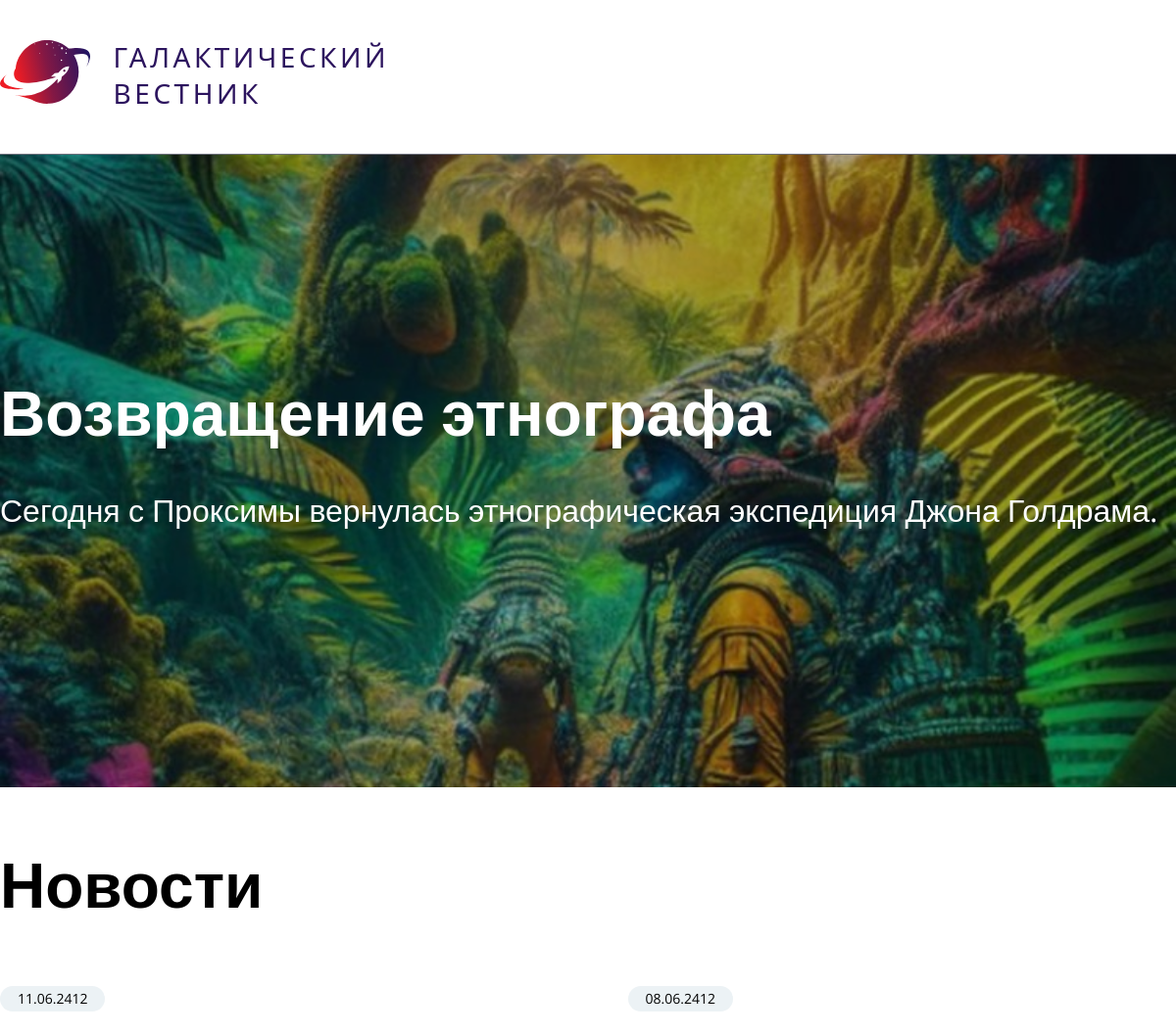
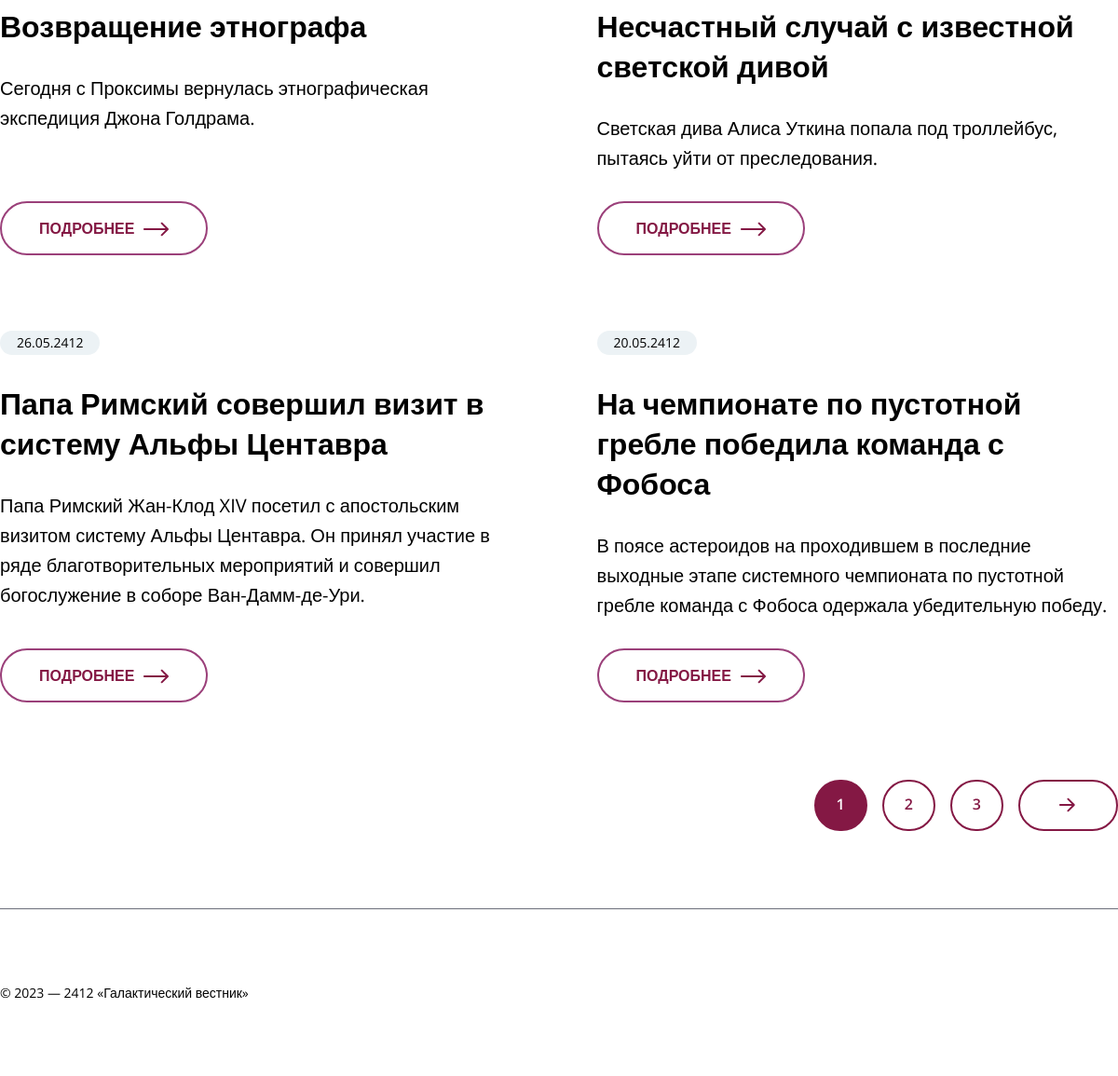
The page / on the database its author committed (2 pictures, top to bottom).
### tables this page shows
CREATE TABLE `news` (
  `id` int(11) unsigned NOT NULL AUTO_INCREMENT,
  `date` datetime NULL DEFAULT NULL,
  `title` varchar(250) NOT NULL DEFAULT '',
  `announce` text NULL DEFAULT NULL,
  `content` text NULL DEFAULT NULL,
  `image` varchar(250) NOT NULL DEFAULT '',
  PRIMARY KEY (`id`),
  KEY `id` (`id`),

  KEY `idx_news_date` (`date`));

### app/core/View.php (called while the page is built, shortened)
<?php
class View
{
    public function render(Page $page)
	{
		return $this->renderLayout($page, $this->renderView($page));
	}
	private function renderLayout(Page $page, $content)
	{
		$layoutPath = $_SERVER['DOCUMENT_ROOT'] . "/app/template/{$page->layout}.php";
		if (file_exists($layoutPath)) {
			return ob_get_clean();
		}
	}
	private function renderView(Page $page)
	{
		$viewPath = $_SERVER['DOCUMENT_ROOT'] . "/app/views/{$page->view}.php";
		if (file_exists($viewPath)) {
				$data = $page->data;
				extract($data);
				include $viewPath;
			return ob_get_clean();
		}
	}
}

### app/models/Main.php (called while the page is built, shortened)
<?php
class Main extends Model
{
    public function getLastArticle()
    {
        return mysqli_fetch_array(mysqli_query(self::$link, "SELECT * FROM `news` ORDER BY `date` DESC LIMIT 1"));
    }
    public function getAnotherArticles($articleCount, $start)
    {
        return mysqli_query(self::$link, "SELECT * FROM `news` ORDER BY `date` DESC LIMIT $articleCount OFFSET $start");
    }
}

### app/controllers/MainController.php (called while the page is built, shortened)
<?php
class MainController extends Controller
{
    public function index($params)
    {
        $page = isset($params['id']) ? $params['id'] : 1;
        $newsPerPage = 4;
        $this_page_first_result = ($page - 1) * $newsPerPage;
        $btnCount = 3;
        $countArticles = (new Main)->getCountArticles();
        $articles = (new Main)->getAnotherArticles($newsPerPage, $this_page_first_result);
        $firstArticle = (new Main)->getLastArticle();
        $page_count = ceil($countArticles / $newsPerPage);
        return $this->render('main/articles', [
            'firstArticle' => $firstArticle,
            'articles' => $articles,
            'countArticles' => $countArticles,
            'page' => $page,
            'page_count' => $page_count,
            'btnCount' => $btnCount,
        ]);
    }
}

### app/core/Dispatcher.php (called while the page is built, shortened)
<?php
class Dispatcher
{
    public function getPage(Track $track)
    {
        $className = ucfirst($track->controller) . 'Controller';
        $fullName = "\\App\\Controllers\\$className";
        try {
            $controller = new $fullName;
            if (method_exists($controller, $track->action)) {
                $result = $controller->{$track->action}($track->params);
                if ($result) {
                    return $result;
                } else {
                    return new Page('default');
                }
            } else {
                echo "Метод <b>{$track->action}</b> не найден в классе $fullName."; die();
            }
        } catch (\Exception $error) {
            echo $error->getMessage(); die();
        }
    }
}

### app/views/main/articles.php (the view, shortened to what this page needs)
<? include "pagination.php"; ?>
<main class="main">
    <div class="main__row">
        <section class="main__banner banner">
            <div class="main__banner__background">
                <img src="<?$_SERVER['DOCUMENT_ROOT']?>/public/img/articles/<?echo $firstArticle['image'];?>" alt="lastone">
            </div>
            <div class="container">
                <div class="banner__row">
                    <h1 class="banner__title">
                        <? echo $firstArticle['title']; ?>
                    </h1>
                    <div class="banner__announce">
                        <? echo $firstArticle['announce']; ?>
                    </div>
                </div>
            </div>
        </section>
        <section class="main__articles articles">
            <div class="container">
                <div class="articles__title">Новости</div>
                <div class="articles__row">
                    <?php while ($article = mysqli_fetch_array($articles)) : ?>
                    <a href="/detail/<? echo $article['id']; ?>" class="articles__article article">
                        <div class="article__row">
                            <div class="article__time">
                                <? echo date('d.m.Y', strtotime($article['date'])); ?>
                            </div>
                            <div class="article__title">
                                <? echo $article['title']; ?>
                            </div>
                            <div class="article__announce">
                                <? echo $article['announce']; ?>
                            </div>
                            <div class="article__button">
                                <div class="article__button-text">Подробнее</div>
                                <div class="article__button-arrow">
                                </div>
                            </div>
                        </div>
                    </a>
                    <?php endwhile;?>
                </div>
                <div class="articles__buttons buttons">
                    <div class="buttons__row">
                    </div>
                </div>
            </div>
        </section>
    </div>
</main>

### public/css/main.css (style rules this page uses)
.main { -webkit-box-flex: 1; -ms-flex: 1 1 auto; flex: 1 1 auto; }
.main__banner { position: relative; overflow: hidden; }
.main__banner__background { margin-top: 8vh; z-index: -1; position: absolute; width: 100%; height: 100%; display: flex; align-items: center; justify-content: center; }
.main__banner__background img { background: -webkit-gradient(linear, left top, left bottom, from(rgba(0, 0, 0, 0.35))); background: linear-gradient(rgba(0, 0, 0, 0.35)); width: 100%; height: auto; -webkit-filter: brightness(0.7); filter: brightness(0.7); }
.banner__row { z-index: 5; height: 646px; display: -webkit-box; display: -ms-flexbox; display: flex; -webkit-box-orient: vertical; -webkit-box-direction: normal; -ms-flex-direction: column; flex-direction: column; -webkit-box-pack: center; -ms-flex-pack: center; justify-content: center; }
.banner__title { color: #FFF; font-size: 64px; font-weight: 600; line-height: 140%; margin-bottom: 30px; }
.banner__announce { color: #FFF; font-size: 32px; font-weight: 400; line-height: 160%; margin-bottom: 40px; }
.articles { padding: 54px 0 83px 0; }
.articles__title { font-size: 64px; font-weight: 600; line-height: 140%; margin-bottom: 59px; }
.articles__row { display: -webkit-box; display: -ms-flexbox; display: flex; -ms-flex-wrap: wrap; flex-wrap: wrap; margin: -40.5px; }
.article { -webkit-box-flex: 0; -ms-flex: 0 1 50%; flex: 0 1 50%; padding: 40.5px; color: #000; }
.article__row { height: 100%; display: -webkit-box; display: -ms-flexbox; display: flex; -webkit-box-orient: vertical; -webkit-box-direction: normal; -ms-flex-direction: column; flex-direction: column; gap: 30px; -webkit-box-align: start; -ms-flex-align: start; align-items: start; }
.article__row .article__time { border-radius: 20px; padding: 6px 18px; background-color: #ECF2F5; }
.article__row .article__title { font-size: 32px; font-weight: 600; line-height: normal; color: #000; }
.article__row .article__announce { font-size: 20px; font-weight: 400; line-height: 160%; -webkit-box-flex: 1; -ms-flex: 1 1 auto; flex: 1 1 auto; }
.article__row .article__button { padding: 16px 40px; display: -webkit-box; display: -ms-flexbox; display: flex; gap: 10px; border-radius: 50px; border: 2px solid #9B407A; }
.article__row .article__button-text { font-size: 16px; font-weight: 600; line-height: normal; text-transform: uppercase; color: #841844; }
.article__row .article__button-arrow { -ms-flex-item-align: last baseline; -ms-grid-row-align: last baseline; align-self: last baseline; }
.buttons { margin-top: 83px; }
.buttons__row { -webkit-box-pack: end; -ms-flex-pack: end; justify-content: end; display: -webkit-box; display: -ms-flexbox; display: flex; gap: 16px; }

### public/css/general.css (style rules this page uses)
* { padding: 0; margin: 0; border: 0; }
*, *:before, *:after { -webkit-box-sizing: border-box; box-sizing: border-box; }
html, body { height: 100%; width: 100%; font-size: 100%; line-height: 1; font-size: 14px; -ms-text-size-adjust: 100%; -moz-text-size-adjust: 100%; -webkit-text-size-adjust: 100%; }
a, a:visited { text-decoration: none; }
img { vertical-align: top; }
h1, h2, h3, h4, h5, h6 { font-size: inherit; font-weight: inherit; }
body, html { height: 100%; font-family: 'Open Sans', sans-serif; }
.container { max-width: 1520px; margin: 0 auto; }

### rows shown on the page
news: image (picture), title "Возвращение этнографа", announce "Сегодня с Проксимы вернулась этнографическая экспедиция Джона Голдрама.", date "11.06.2412"
news: date "08.06.2412", title "Несчастный случай с известной светской дивой", announce "Светская дива Алиса Уткина попала под троллейбус, пытаясь уйти от преследования."
news: date "26.05.2412", title "Папа Римский совершил визит в систему Альфы Центавра", announce "Папа Римский Жан-Клод XIV посетил с апостольским визитом систему Альфы Центавра. Он принял участие в ряде благотворительных мероприятий и совершил богослужение в соборе Ван-Дамм-де-Ури."
news: date "20.05.2412", title "На чемпионате по пустотной гребле победила команда с Фобоса", announce "В поясе астероидов на проходившем в последние выходные этапе системного чемпионата по пустотной гребле команда с Фобоса одержала убедительную победу."

### other values the page prints
$p "1"
$p "2"
$p "3"
